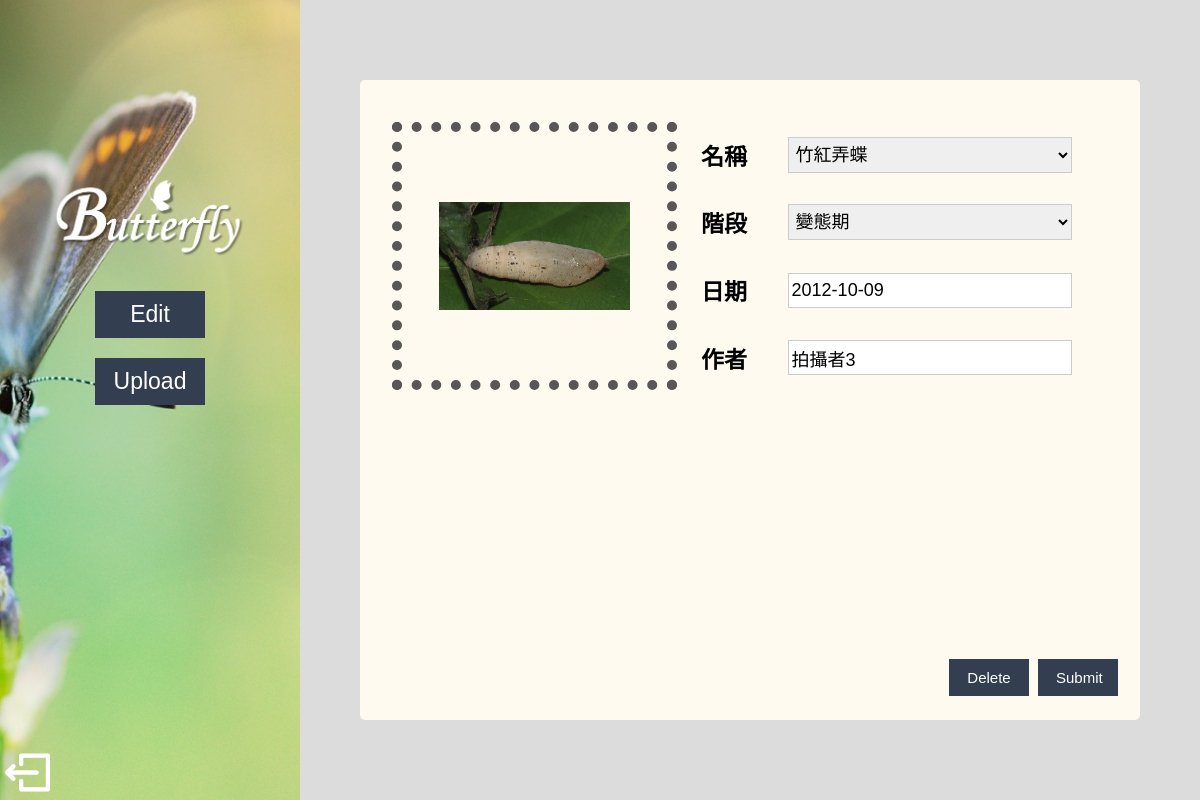
/user_edit_id.php?id=2, run on the app's committed database.
### tables this page shows
CREATE TABLE `img` (
  `id` int(11) NOT NULL,
  `src` varchar(150) NOT NULL,
  `b_name` varchar(50) NOT NULL,
  `b_stage` varchar(50) NOT NULL,
  `date` date NOT NULL,
  `author` varchar(20) NOT NULL
);

CREATE TABLE `butterfly` (
  `id` int(11) NOT NULL,
  `name` text NOT NULL,
  `nickname` text NOT NULL,
  `field` text NOT NULL,
  `gender` varchar(2) NOT NULL,
  `stage` text NOT NULL,
  `season` text NOT NULL,
  `description` text NOT NULL
);

### model.php (called while the page is built, shortened)
<?php
require("dbconnect.php");
function getButterflyList() {
    global $conn;
	$sql = "SELECT * FROM `butterfly`";
	return mysqli_query($conn, $sql);
}
?>

### user_edit_id.php (the view, shortened to what this page needs)
<?php
require('loginmodel.php');
require('model.php');
$id = (int)$_REQUEST['id'];
$sql = "select * from img where id=$id;";
$result=mysqli_query($conn,$sql) or die("DB Error: Cannot retrieve message.");
if ($rs=mysqli_fetch_assoc($result)) {
	$src=$rs['src'];
    $b_name=$rs['b_name'];
    $b_stage=$rs['b_stage'];
    $date=$rs['date'];
    $author=$rs['author'];
} else {
	echo "Your id is wrong!!";
	exit(0);
}
?>
<!DOCTYPE html PUBLIC "-//W3C//DTD XHTML 1.0 Transitional//EN" "http://www.w3.org/TR/xhtml1/DTD/xhtml1-transitional.dtd">
<html xmlns="http://www.w3.org/1999/xhtml">
<head>
<link type="text/css" rel="stylesheet" href="user_upload.css">
</head>
<body>
<div id="t">
<div id="menu">
<img src="image/title.png" id="title"/>
<button class="tool" onclick="location.href='user_edit.php'">Edit</button><br />
<button class="tool" onclick="location.href='user_upload.php'">Upload</button>
</div>
<a href='homepage.php'><img src="image/logout.png" id="logout"/></a>
</div>
<div id="content">
<form method="post" action="control.php" enctype="multipart/form-data">
<table id="f">
<tr><td rowspan="4" class="up_p"><label class="upload_cover">
    <?php echo "<img src='upload/", $src, "' class='img'/></label></td>"; ?>
    <th>名稱</th><td class="up_d"><select name='b_name'>
<?php
$results=getButterflyList();
$i=1;
while ($rs=mysqli_fetch_array($results)) {
    if ( ($i%3) == 1) {
        echo "<option ";
         if ($b_name==$rs['name'])
             echo "selected";
         echo ">", $rs['name'], "</option>";
    }
    $i++;
}
echo "</td></tr>";
?>
<tr><th>階段</th><td class="up_d"><label><select name="b_stage">
        <option <?php if ($b_stage == "變態期") echo "selected"; ?> >變態期</option>
</select></label></td></tr>
<tr><th>日期</th><td class="up_d"><label>
        <input type="text" name="date" value="<?php echo $date;?>"/>
</label></td></tr>
<tr><th>作者</th><td class="up_d"><label>
        <input name="author" type="text" value="<?php echo $author;?>" />
</label></td></tr>
</table>
<div id="bu">
<button class="button"><a href="control.php?act=delete&id=<?php echo $id; ?>">Delete</a></button>
<button type="submit" class="button" value="Submit">Submit</button>
</div>
</form>
</div>
</body>
</html>

### user_upload.css (style rules this page uses)
body { font-family: 微軟正黑體; text-align: center; font-size:20px; background-color: #DCDCDC; }
div { box-sizing: border-box; }
#t { //background: url(image/圖片2.png); //background-size: 450px; position: absolute; top: 0px; left: 0px; width: 25%; height: 100%; }
#title { width: 80%; position: relative; display:block; margin: auto; }
#menu { position: absolute; width: 100%; left: 0px; top: 150px; text-align:center-left; font-size:30px; font-weight: bold; }
#content { position: absolute; top: 10%; right: 5%; width: 65%; height: 80%; border-radius:5px; background-color: #FFFAF0; //background: linear-gradient(to bottom, rgba(255, 255, 255,0.8), rgba(255, 255, 255,0.8)); }
.tool { border: none; width: 110px; padding: 8px 16px; text-align: center; text-decoration: none; display: inline-block; //border-radius:5px; font-size: 23px; margin: 10px 5px; //-webkit-transition-duration: 0.4s; //transition-duration: 0.4s; cursor: pointer; //background: linear-gradient(to bottom, rgba(255, 255, 255,0.8), rgba(255, 255, 255,0.8)); background-color: #333F50; color: white; border: 2px solid #333F50; }
#bu { position: absolute; bottom: 20px; right: 20px; }
.button { width: 80px; border: none; padding: 8px 16px; text-align: center; text-decoration: none; display: inline-block; font-size: 15px; margin: 4px 2px; //-webkit-transition-duration: 0.4s; //transition-duration: 0.4s; cursor: pointer; background-color: #333F50; color: white; border: 2px solid #333F50; overflow: hidden; }
.button a { display: block; margin: -10em; padding: 10em; text-decoration: none; color: white; }
#f { margin: 40px 30px auto; }
.img { width: 85%; margin: 50px 0px; }
th { width: 10%; padding: 8px 3px; text-align:right; font-size:23px; //border: 1px solid #ccc; }
.up_d { width: 50%; padding: 6px 0px; //border: 1px solid #ccc; text-align: center; max-height: 380px; }
input, select, textarea { width: 80%; padding: 6px 3px; //margin: 5px 0; display: inline-block; border: 1px solid #ccc; box-sizing: border-box; font-size: 18px; }
.up_p { border: 10px dotted #595656; width: 40%; padding: 20px; text-align: center; }
.upload_cover { width: 75%; cursor: pointer; }
#logout { position: absolute; bottom: 5px; left: 5px; width: 15%; }

### data on the page
img: src (picture), b_name "竹紅弄蝶", b_stage "變態期", date "2012-10-09", author "拍攝者3"
